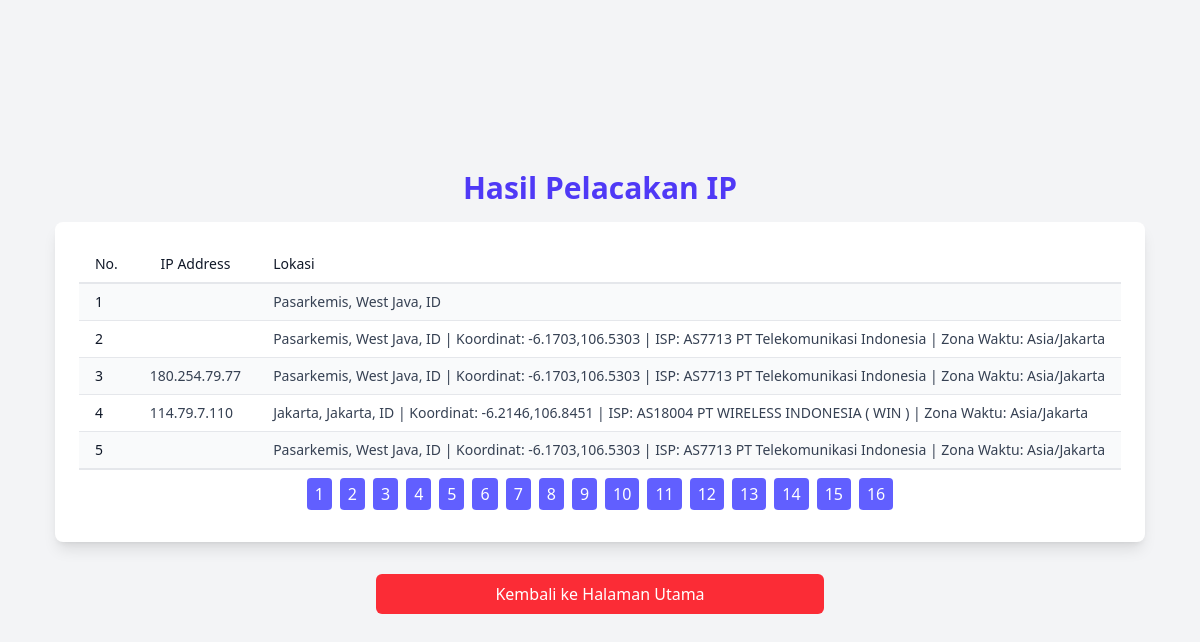
The app's page /history with its own data.
### app.py (models this page shows)
class IPLocation(db.Model):
    id = db.Column(db.Integer, primary_key=True)
    ip_address = db.Column(db.String(50), nullable=False)
    location = db.Column(db.String(255), nullable=False)
    abuse_info = db.Column(db.Text, nullable=True)  # Tambahkan kolom ini

### app.py (the view)
@app.route('/history')
def history():
    ip_locations = IPLocation.query.all()
    return render_template('history.html', ip_locations=ip_locations)

### templates/history.html (shortened to what this page needs)
<!DOCTYPE html>
<html lang="en">
<head>
    <script src="https://unpkg.com/@tailwindcss/browser@4"></script>
</head>
<body class="flex flex-col items-center justify-center min-h-screen bg-gray-100 space-y-4">
    <h1 class="text-center text-2xl font-bold text-indigo-600 sm:text-3xl">Hasil Pelacakan IP</h1>
    <div class="mx-auto max-w-full bg-white p-6 rounded-lg shadow-lg">
        <div class="overflow-x-auto">
        {% if ip_locations %}
            <table id="ipTable" class="min-w-full divide-y-2 divide-gray-200 bg-white text-sm">
            <thead class="ltr:text-left rtl:text-right">
                <tr>
                <th class="whitespace-nowrap px-4 py-2 font-medium text-gray-900 text-center">No.</th>
                <th class="whitespace-nowrap px-4 py-2 font-medium text-gray-900 text-center">IP Address</th>
                <th class="whitespace-nowrap px-4 py-2 font-medium text-gray-900">Lokasi</th>
                </tr>
            </thead>
            <tbody class="divide-y divide-gray-200">
                {% for record in ip_locations %}
                <tr class="odd:bg-gray-50">
                <td class="whitespace-nowrap px-4 py-2 font-medium text-gray-900">{{ record.id }}</td>
                <td class="whitespace-nowrap px-4 py-2 text-gray-700">{{ record.ip_address }}</td>
                <td class="whitespace-nowrap px-4 py-2 text-gray-700">{{ record.location }}</td>
                </tr>
                {% endfor %}
            </tbody>
            </table>
            {% else %}
            <p>Tidak ada data riwayat IP yang tersedia.</p>
        {% endif %}
        </div>
        <div id="pagination" class="rounded-b-lg border-t border-gray-200 px-4 py-2 flex justify-center space-x-2">
        </div>
    </div>
    <a href="/" class="mt-4 w-full max-w-md text-center bg-red-500 text-white py-2 px-4 rounded-md hover:bg-red-600">Kembali ke Halaman Utama</a>
</body>
</html>

### records on screen
IPLocation: id "1", location "Pasarkemis, West Java, ID"
IPLocation: id "2", location "Pasarkemis, West Java, ID | Koordinat: -6.1703,106.5303 | ISP: AS7713 PT Telekomunikasi Indonesia | Zona Waktu: Asia/Jakarta"
IPLocation: id "3", ip_address "180.254.79.77", location "Pasarkemis, West Java, ID | Koordinat: -6.1703,106.5303 | ISP: AS7713 PT Telekomunikasi Indonesia | Zona Waktu: Asia/Jakarta"
IPLocation: id "4", ip_address "114.79.7.110", location "Jakarta, Jakarta, ID | Koordinat: -6.2146,106.8451 | ISP: AS18004 PT WIRELESS INDONESIA ( WIN ) | Zona Waktu: Asia/Jakarta"
IPLocation: id "5", location "Pasarkemis, West Java, ID | Koordinat: -6.1703,106.5303 | ISP: AS7713 PT Telekomunikasi Indonesia | Zona Waktu: Asia/Jakarta"
